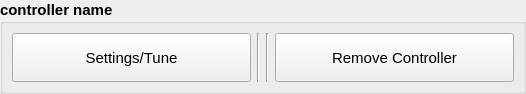
<?xml version="1.0" encoding="UTF-8"?>
<ui version="4.0">
 <class>Form</class>
 <widget class="QWidget" name="Form">
  <property name="geometry">
   <rect>
    <x>0</x>
    <y>0</y>
    <width>526</width>
    <height>94</height>
   </rect>
  </property>
  <property name="windowTitle">
   <string>Form</string>
  </property>
  <layout class="QGridLayout" name="gridLayout">
   <property name="leftMargin">
    <number>0</number>
   </property>
   <property name="topMargin">
    <number>0</number>
   </property>
   <property name="rightMargin">
    <number>0</number>
   </property>
   <property name="bottomMargin">
    <number>0</number>
   </property>
   <item row="0" column="0">
    <widget class="QGroupBox" name="controller_groupbox">
     <property name="font">
      <font>
       <pointsize>11</pointsize>
       <weight>75</weight>
       <bold>true</bold>
      </font>
     </property>
     <property name="title">
      <string>controller name</string>
     </property>
     <layout class="QGridLayout" name="gridLayout_2">
      <property name="leftMargin">
       <number>9</number>
      </property>
      <property name="topMargin">
       <number>9</number>
      </property>
      <property name="rightMargin">
       <number>9</number>
      </property>
      <property name="bottomMargin">
       <number>9</number>
      </property>
      <item row="0" column="4" rowspan="2">
       <widget class="Line" name="line_2">
        <property name="orientation">
         <enum>Qt::Vertical</enum>
        </property>
       </widget>
      </item>
      <item row="0" column="5" rowspan="2">
       <widget class="Line" name="line">
        <property name="orientation">
         <enum>Qt::Vertical</enum>
        </property>
       </widget>
      </item>
      <item row="0" column="6" rowspan="2">
       <widget class="QPushButton" name="btn_remove_sw_controller">
        <property name="sizePolicy">
         <sizepolicy hsizetype="Minimum" vsizetype="Preferred">
          <horstretch>0</horstretch>
          <verstretch>0</verstretch>
         </sizepolicy>
        </property>
        <property name="font">
         <font>
          <weight>50</weight>
          <bold>false</bold>
         </font>
        </property>
        <property name="text">
         <string>Remove Controller</string>
        </property>
       </widget>
      </item>
      <item row="0" column="0" rowspan="2">
       <widget class="QPushButton" name="btn_settings_sw_controller">
        <property name="sizePolicy">
         <sizepolicy hsizetype="Minimum" vsizetype="Preferred">
          <horstretch>0</horstretch>
          <verstretch>0</verstretch>
         </sizepolicy>
        </property>
        <property name="font">
         <font>
          <weight>50</weight>
          <bold>false</bold>
         </font>
        </property>
        <property name="text">
         <string>Settings/Tune</string>
        </property>
       </widget>
      </item>
     </layout>
    </widget>
   </item>
  </layout>
 </widget>
 <resources/>
 <connections/>
</ui>
